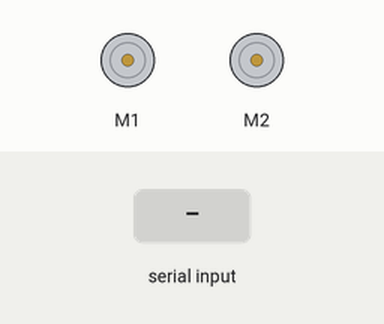
The sketch below on a simulated Arduino Uno, built with avr-gcc and run on an emulated ATmega328P. On the bench: 2 × DC motor (green arrow = forward, orange = backward, longer = faster). The inputs (shaded band) are chosen by the test bench.

Above: at 1.2 s.
1.3 s: "F" received over Serial
At 2.0 s:
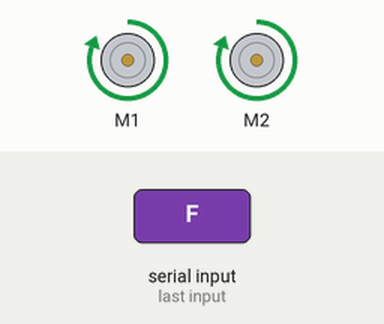
2.8 s: byte 53 ('5') received over Serial
At 3.2 s:
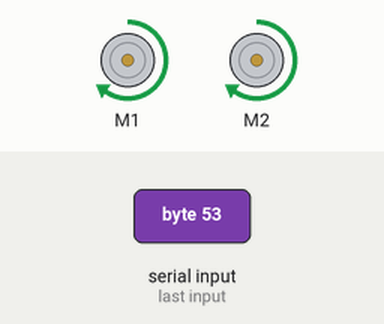
4.3 s: byte 52 ('4') received over Serial
At 5.5 s:
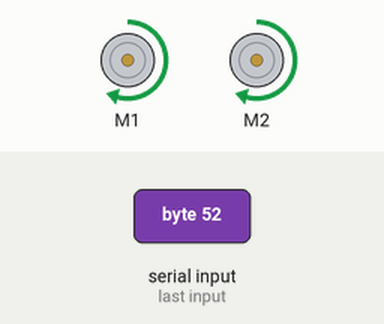
5.8 s: byte 51 ('3') received over Serial
At 6.7 s:
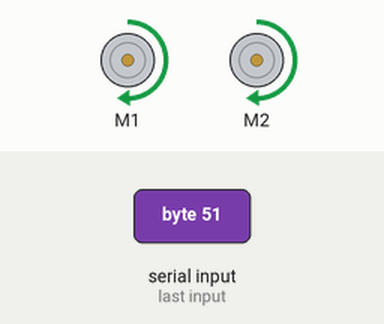
7.3 s: byte 50 ('2') received over Serial
At 7.8 s:
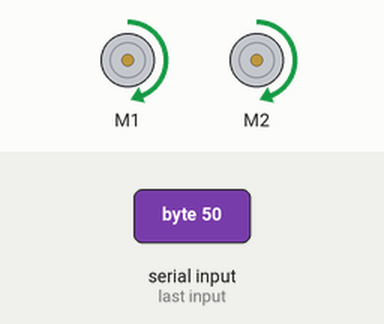
8.8 s: "B" received over Serial
At 10.1 s:
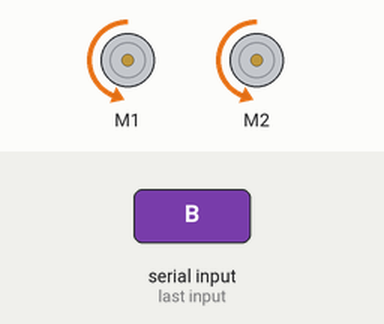
Timing chart, 0 to 11.3 s (numbered marks = the images above; inputs shaded):
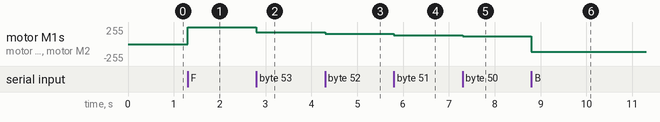

Measured:
- after the input at 1.3 s, motor M1, motor M2: stopped → forward 255/255 at once
- after the input at 2.8 s, motor M1, motor M2: forward 255/255 → forward 175/255 at once
- after the input at 4.3 s, motor M1, motor M2: forward 175/255 → forward 155/255 at once
- after the input at 5.8 s, motor M1, motor M2: forward 155/255 → forward 135/255 at once
- after the input at 7.3 s, motor M1, motor M2: forward 135/255 → forward 115/255 at once
- after the input at 8.8 s, motor M1, motor M2: forward 115/255 → backward 115/255 at once

The sketch:

test_123.ino
```cpp
//// 11 5 6 3 of l293d


#include <AFMotor.h>

AF_DCMotor motor1(1); //////right Wheels
AF_DCMotor motor2(2);  ////// Left Wheels

int spd = 255;

void setup() {
  Serial.begin(9600);

  motor1.setSpeed(255);
  motor2.setSpeed(255);
  motor1.run(RELEASE);
  motor2.run(RELEASE);
}

void loop() {
  uint8_t i;
  int state = 0;


  motor1.setSpeed(spd);
  motor2.setSpeed(spd);


  if (Serial.available() > 0){
    state = Serial.read();
      }

  if (state == 'F'){             ////////////// forward
    motor1.run(FORWARD);
    motor2.run(FORWARD);
      }
  if (state == 'B') {         //////////////////  backward
     motor1.run(BACKWARD);
     motor2.run(BACKWARD);
  }

  if (state == 'S'){         ////////////////stop / release
    motor1.run(RELEASE);
    motor2.run(RELEASE);
  }

  if (state == 'L'){        ///////////////   left
    motor1.run(FORWARD);
    motor2.run(RELEASE);
  }

  if (state == 'R'){      ///////////////   right
    motor1.run(RELEASE);
    motor2.run(FORWARD);
  }


                        ////////////// speed
  if (state == 'q'){
    spd = 255;
  }

  if (state == '9'){
    spd = 240;
  }

  if (state == '8'){
    spd = 225;
  }

  if (state == '7'){
    spd = 205;
  }

  if (state == '6'){
    spd = 190;
  }

  if (state == '5'){
    spd = 175;
  }

  if (state == '4'){
    spd = 155;
  }

  if (state == '3'){
    spd = 135;
  }

  if (state == '2'){
    spd = 115;
  }

  if (state == '1'){
    spd = 100;
  }

  if (state == '0'){
    spd = 00;
  }

 }
```
